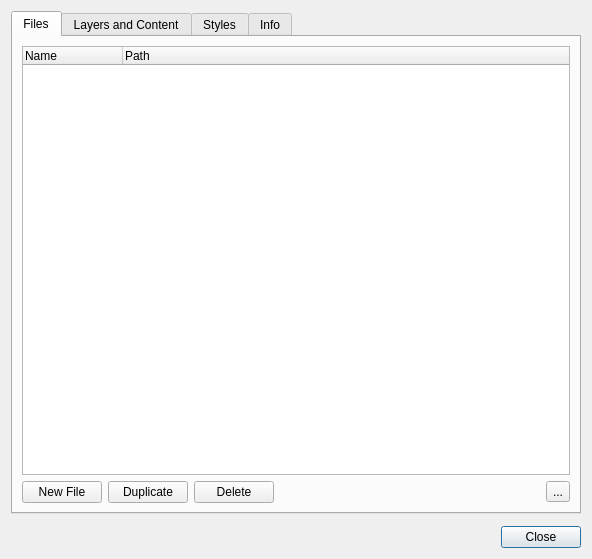
<?xml version="1.0" encoding="UTF-8"?>
<ui version="4.0">
 <author>
SPDX-FileCopyrightText: none
SPDX-License-Identifier: GPL-3.0-only OR LicenseRef-KDE-Accepted-GPL
 </author>
 <class>ManageSubtitles_UI</class>
 <widget class="QDialog" name="ManageSubtitles_UI">
  <property name="geometry">
   <rect>
    <x>0</x>
    <y>0</y>
    <width>592</width>
    <height>559</height>
   </rect>
  </property>
  <property name="sizePolicy">
   <sizepolicy hsizetype="Preferred" vsizetype="Preferred">
    <horstretch>0</horstretch>
    <verstretch>0</verstretch>
   </sizepolicy>
  </property>
  <property name="windowTitle">
   <string>Dialog</string>
  </property>
  <layout class="QGridLayout" name="gridLayout">
   <item row="2" column="0" colspan="3">
    <widget class="QDialogButtonBox" name="buttonBox">
     <property name="orientation">
      <enum>Qt::Orientation::Horizontal</enum>
     </property>
     <property name="standardButtons">
      <set>QDialogButtonBox::StandardButton::Close</set>
     </property>
    </widget>
   </item>
   <item row="1" column="0" colspan="3">
    <widget class="KMessageWidget" name="messageWidget"/>
   </item>
   <item row="0" column="0" colspan="3">
    <widget class="QTabWidget" name="tabWidget">
     <property name="tabPosition">
      <enum>QTabWidget::TabPosition::North</enum>
     </property>
     <property name="tabShape">
      <enum>QTabWidget::TabShape::Rounded</enum>
     </property>
     <property name="currentIndex">
      <number>0</number>
     </property>
     <widget class="QWidget" name="tabFile">
      <attribute name="title">
       <string>Files</string>
      </attribute>
      <layout class="QGridLayout" name="gridLayout_2">
       <item row="0" column="0" colspan="7">
        <widget class="QTreeWidget" name="fileList">
         <property name="columnCount">
          <number>2</number>
         </property>
         <attribute name="headerVisible">
          <bool>true</bool>
         </attribute>
         <column>
          <property name="text">
           <string>Name</string>
          </property>
         </column>
         <column>
          <property name="text">
           <string>Path</string>
          </property>
         </column>
        </widget>
       </item>
       <item row="3" column="6">
        <widget class="QToolButton" name="buttonMenuFile">
         <property name="text">
          <string>...</string>
         </property>
         <property name="icon">
          <iconset theme="application-menu"/>
         </property>
         <property name="popupMode">
          <enum>QToolButton::ToolButtonPopupMode::InstantPopup</enum>
         </property>
         <property name="autoRaise">
          <bool>false</bool>
         </property>
        </widget>
       </item>
       <item row="3" column="0">
        <widget class="QPushButton" name="buttonNewFile">
         <property name="sizePolicy">
          <sizepolicy hsizetype="Fixed" vsizetype="Fixed">
           <horstretch>0</horstretch>
           <verstretch>0</verstretch>
          </sizepolicy>
         </property>
         <property name="text">
          <string>New File</string>
         </property>
         <property name="icon">
          <iconset theme="QIcon::ThemeIcon::DocumentNew"/>
         </property>
        </widget>
       </item>
       <item row="3" column="4" colspan="2">
        <spacer name="horizontalSpacerFile">
         <property name="orientation">
          <enum>Qt::Orientation::Horizontal</enum>
         </property>
         <property name="sizeHint" stdset="0">
          <size>
           <width>208</width>
           <height>20</height>
          </size>
         </property>
        </spacer>
       </item>
       <item row="3" column="2">
        <widget class="QPushButton" name="buttonDeleteFile">
         <property name="sizePolicy">
          <sizepolicy hsizetype="Fixed" vsizetype="Fixed">
           <horstretch>0</horstretch>
           <verstretch>0</verstretch>
          </sizepolicy>
         </property>
         <property name="text">
          <string>Delete</string>
         </property>
         <property name="icon">
          <iconset theme="edit-delete"/>
         </property>
        </widget>
       </item>
       <item row="3" column="1">
        <widget class="QPushButton" name="buttonDuplicateFile">
         <property name="sizePolicy">
          <sizepolicy hsizetype="Fixed" vsizetype="Fixed">
           <horstretch>0</horstretch>
           <verstretch>0</verstretch>
          </sizepolicy>
         </property>
         <property name="text">
          <string>Duplicate</string>
         </property>
         <property name="icon">
          <iconset theme="edit-copy"/>
         </property>
        </widget>
       </item>
      </layout>
     </widget>
     <widget class="QWidget" name="tabLayer">
      <attribute name="title">
       <string>Layers and Content</string>
      </attribute>
      <layout class="QGridLayout" name="gridLayout_3">
       <item row="0" column="6" rowspan="2">
        <widget class="QListWidget" name="eventFileSideBar">
         <property name="sizePolicy">
          <sizepolicy hsizetype="Fixed" vsizetype="Preferred">
           <horstretch>0</horstretch>
           <verstretch>0</verstretch>
          </sizepolicy>
         </property>
         <property name="maximumSize">
          <size>
           <width>100</width>
           <height>16777215</height>
          </size>
         </property>
         <property name="acceptDrops">
          <bool>true</bool>
         </property>
         <property name="dragDropMode">
          <enum>QAbstractItemView::DragDropMode::DropOnly</enum>
         </property>
         <property name="defaultDropAction">
          <enum>Qt::DropAction::IgnoreAction</enum>
         </property>
        </widget>
       </item>
       <item row="0" column="1" rowspan="2" colspan="5">
        <widget class="QTreeWidget" name="eventList">
         <property name="dragEnabled">
          <bool>true</bool>
         </property>
         <property name="dragDropMode">
          <enum>QAbstractItemView::DragDropMode::DragOnly</enum>
         </property>
         <property name="columnCount">
          <number>4</number>
         </property>
         <attribute name="headerVisible">
          <bool>true</bool>
         </attribute>
         <column>
          <property name="text">
           <string>Start</string>
          </property>
         </column>
         <column>
          <property name="text">
           <string>End</string>
          </property>
         </column>
         <column>
          <property name="text">
           <string>Style</string>
          </property>
         </column>
         <column>
          <property name="text">
           <string>Text</string>
          </property>
         </column>
        </widget>
       </item>
       <item row="2" column="2">
        <widget class="QPushButton" name="buttonDuplicateLayer">
         <property name="sizePolicy">
          <sizepolicy hsizetype="Fixed" vsizetype="Fixed">
           <horstretch>0</horstretch>
           <verstretch>0</verstretch>
          </sizepolicy>
         </property>
         <property name="text">
          <string>Duplicate</string>
         </property>
         <property name="icon">
          <iconset theme="edit-copy"/>
         </property>
        </widget>
       </item>
       <item row="2" column="3">
        <widget class="QPushButton" name="buttonDeleteLayer">
         <property name="sizePolicy">
          <sizepolicy hsizetype="Fixed" vsizetype="Fixed">
           <horstretch>0</horstretch>
           <verstretch>0</verstretch>
          </sizepolicy>
         </property>
         <property name="text">
          <string>Delete</string>
         </property>
         <property name="icon">
          <iconset theme="edit-delete"/>
         </property>
        </widget>
       </item>
       <item row="2" column="1">
        <widget class="QPushButton" name="buttonNewLayer">
         <property name="sizePolicy">
          <sizepolicy hsizetype="Fixed" vsizetype="Fixed">
           <horstretch>0</horstretch>
           <verstretch>0</verstretch>
          </sizepolicy>
         </property>
         <property name="text">
          <string>New Layer</string>
         </property>
         <property name="icon">
          <iconset theme="QIcon::ThemeIcon::ListAdd"/>
         </property>
        </widget>
       </item>
       <item row="2" column="4" colspan="3">
        <spacer name="horizontalSpacer">
         <property name="orientation">
          <enum>Qt::Orientation::Horizontal</enum>
         </property>
         <property name="sizeHint" stdset="0">
          <size>
           <width>40</width>
           <height>20</height>
          </size>
         </property>
        </spacer>
       </item>
      </layout>
     </widget>
     <widget class="QWidget" name="tabStyle">
      <attribute name="title">
       <string>Styles</string>
      </attribute>
      <layout class="QGridLayout" name="gridLayout_4">
       <item row="0" column="8">
        <widget class="QListWidget" name="styleFileSideBar">
         <property name="sizePolicy">
          <sizepolicy hsizetype="Fixed" vsizetype="Expanding">
           <horstretch>0</horstretch>
           <verstretch>0</verstretch>
          </sizepolicy>
         </property>
         <property name="maximumSize">
          <size>
           <width>100</width>
           <height>16777215</height>
          </size>
         </property>
         <property name="acceptDrops">
          <bool>true</bool>
         </property>
         <property name="dragDropMode">
          <enum>QAbstractItemView::DragDropMode::DropOnly</enum>
         </property>
         <property name="defaultDropAction">
          <enum>Qt::DropAction::IgnoreAction</enum>
         </property>
        </widget>
       </item>
       <item row="2" column="2">
        <widget class="QPushButton" name="buttonEditStyle">
         <property name="sizePolicy">
          <sizepolicy hsizetype="Fixed" vsizetype="Fixed">
           <horstretch>0</horstretch>
           <verstretch>0</verstretch>
          </sizepolicy>
         </property>
         <property name="text">
          <string>Edit</string>
         </property>
         <property name="icon">
          <iconset theme="document-edit"/>
         </property>
        </widget>
       </item>
       <item row="0" column="0" colspan="8">
        <widget class="QTreeWidget" name="styleList">
         <property name="dragEnabled">
          <bool>true</bool>
         </property>
         <property name="dragDropMode">
          <enum>QAbstractItemView::DragDropMode::DragOnly</enum>
         </property>
         <property name="columnCount">
          <number>23</number>
         </property>
         <attribute name="headerMinimumSectionSize">
          <number>33</number>
         </attribute>
         <attribute name="headerStretchLastSection">
          <bool>false</bool>
         </attribute>
         <column>
          <property name="text">
           <string>Name</string>
          </property>
         </column>
         <column>
          <property name="text">
           <string>FontName</string>
          </property>
         </column>
         <column>
          <property name="text">
           <string>FontSize</string>
          </property>
         </column>
         <column>
          <property name="text">
           <string>Bold</string>
          </property>
         </column>
         <column>
          <property name="text">
           <string>Italic</string>
          </property>
         </column>
         <column>
          <property name="text">
           <string>Underline</string>
          </property>
         </column>
         <column>
          <property name="text">
           <string>StrikeOut</string>
          </property>
         </column>
         <column>
          <property name="text">
           <string>PrimaryColor</string>
          </property>
         </column>
         <column>
          <property name="text">
           <string>SecondaryColor</string>
          </property>
         </column>
         <column>
          <property name="text">
           <string>OutlineColor</string>
          </property>
         </column>
         <column>
          <property name="text">
           <string>BackColor</string>
          </property>
         </column>
         <column>
          <property name="text">
           <string>Outline</string>
          </property>
         </column>
         <column>
          <property name="text">
           <string>Shadow</string>
          </property>
         </column>
         <column>
          <property name="text">
           <string>Alignment</string>
          </property>
         </column>
         <column>
          <property name="text">
           <string>ScaleX</string>
          </property>
         </column>
         <column>
          <property name="text">
           <string>ScaleY</string>
          </property>
         </column>
         <column>
          <property name="text">
           <string>Spacing</string>
          </property>
         </column>
         <column>
          <property name="text">
           <string>Angle</string>
          </property>
         </column>
         <column>
          <property name="text">
           <string>BoardStyle</string>
          </property>
         </column>
         <column>
          <property name="text">
           <string>MarginL</string>
          </property>
         </column>
         <column>
          <property name="text">
           <string>MarginR</string>
          </property>
         </column>
         <column>
          <property name="text">
           <string>MarginV</string>
          </property>
         </column>
         <column>
          <property name="text">
           <string>Encoding</string>
          </property>
         </column>
        </widget>
       </item>
       <item row="2" column="0">
        <widget class="QPushButton" name="buttonNewStyle">
         <property name="sizePolicy">
          <sizepolicy hsizetype="Fixed" vsizetype="Fixed">
           <horstretch>0</horstretch>
           <verstretch>0</verstretch>
          </sizepolicy>
         </property>
         <property name="text">
          <string>New Style</string>
         </property>
         <property name="icon">
          <iconset theme="QIcon::ThemeIcon::ListAdd"/>
         </property>
        </widget>
       </item>
       <item row="2" column="1">
        <widget class="QPushButton" name="buttonDuplicateStyle">
         <property name="sizePolicy">
          <sizepolicy hsizetype="Fixed" vsizetype="Fixed">
           <horstretch>0</horstretch>
           <verstretch>0</verstretch>
          </sizepolicy>
         </property>
         <property name="text">
          <string>Duplicate</string>
         </property>
         <property name="icon">
          <iconset theme="edit-copy"/>
         </property>
        </widget>
       </item>
       <item row="2" column="3">
        <widget class="QPushButton" name="buttonDeleteStyle">
         <property name="sizePolicy">
          <sizepolicy hsizetype="Fixed" vsizetype="Fixed">
           <horstretch>0</horstretch>
           <verstretch>0</verstretch>
          </sizepolicy>
         </property>
         <property name="text">
          <string>Delete</string>
         </property>
         <property name="icon">
          <iconset theme="edit-delete"/>
         </property>
        </widget>
       </item>
       <item row="2" column="4" colspan="5">
        <spacer name="horizontalSpacerStyle">
         <property name="orientation">
          <enum>Qt::Orientation::Horizontal</enum>
         </property>
         <property name="sizeHint" stdset="0">
          <size>
           <width>40</width>
           <height>20</height>
          </size>
         </property>
        </spacer>
       </item>
      </layout>
     </widget>
     <widget class="QWidget" name="tabInfo">
      <attribute name="title">
       <string>Info</string>
      </attribute>
      <layout class="QGridLayout" name="gridLayout_5">
       <item row="1" column="1">
        <widget class="QTreeWidget" name="infoList">
         <property name="columnCount">
          <number>2</number>
         </property>
         <column>
          <property name="text">
           <string>Key</string>
          </property>
         </column>
         <column>
          <property name="text">
           <string>Value</string>
          </property>
         </column>
        </widget>
       </item>
       <item row="1" column="2">
        <widget class="QListWidget" name="infoFileSideBar">
         <property name="sizePolicy">
          <sizepolicy hsizetype="Fixed" vsizetype="Expanding">
           <horstretch>0</horstretch>
           <verstretch>0</verstretch>
          </sizepolicy>
         </property>
         <property name="maximumSize">
          <size>
           <width>100</width>
           <height>16777215</height>
          </size>
         </property>
        </widget>
       </item>
      </layout>
     </widget>
    </widget>
   </item>
  </layout>
 </widget>
 <customwidgets>
  <customwidget>
   <class>KMessageWidget</class>
   <extends>QFrame</extends>
   <header>kmessagewidget.h</header>
   <container>1</container>
  </customwidget>
 </customwidgets>
 <resources/>
 <connections>
  <connection>
   <sender>buttonBox</sender>
   <signal>accepted()</signal>
   <receiver>ManageSubtitles_UI</receiver>
   <slot>accept()</slot>
   <hints>
    <hint type="sourcelabel">
     <x>248</x>
     <y>254</y>
    </hint>
    <hint type="destinationlabel">
     <x>157</x>
     <y>274</y>
    </hint>
   </hints>
  </connection>
  <connection>
   <sender>buttonBox</sender>
   <signal>rejected()</signal>
   <receiver>ManageSubtitles_UI</receiver>
   <slot>reject()</slot>
   <hints>
    <hint type="sourcelabel">
     <x>316</x>
     <y>260</y>
    </hint>
    <hint type="destinationlabel">
     <x>286</x>
     <y>274</y>
    </hint>
   </hints>
  </connection>
 </connections>
</ui>
